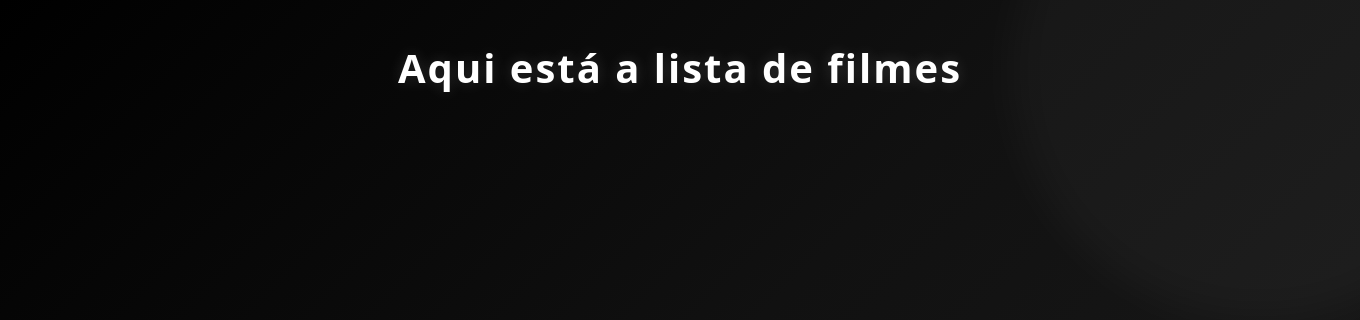
The app's page /admin/filmes (signed in), older data.
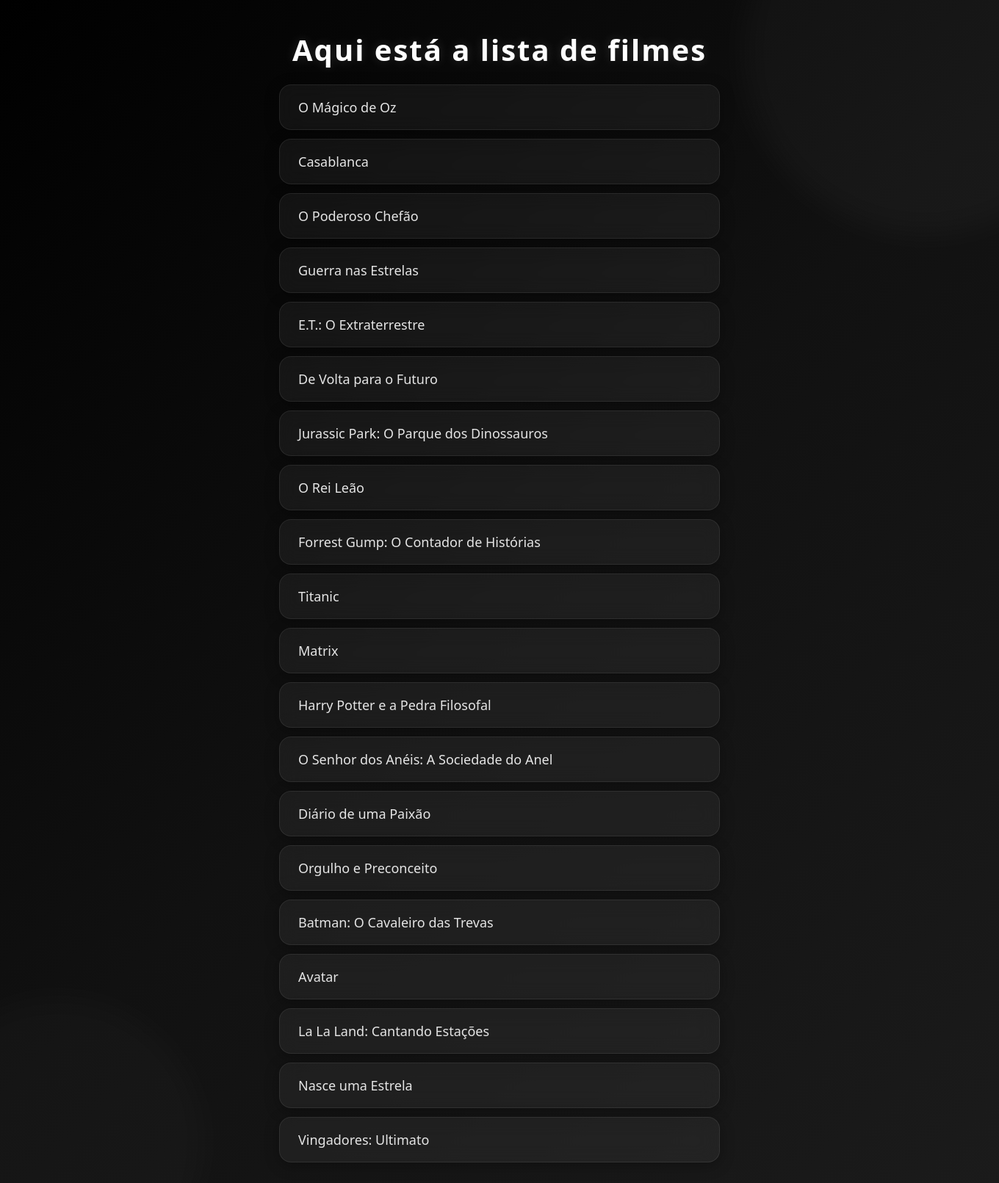
The same page, newer data.
### modelos/filmes.py (models this page shows, shortened)
class Filme(db.Model):
    __tablename__ = 'filmes'
    id = db.Column(db.Integer, primary_key=True)
    nome = db.Column(db.String(100), nullable=False)
    genero = db.Column(db.String(100), nullable=False)
    ano = db.Column(db.Integer, nullable=False)

### blueprints/bp_admin.py (the view)
@bpadmin.route('/filmes')
def listar_filmes():
    if 'admin' not in session:
        return redirect('/admin/login')
    filmes = FilmeDAO.listar()
    return render_template(
        'lista_filme.html',
        filmes=filmes
    )

### daos/filme_dao.py (called while the page is built)
    @staticmethod
    def listar():
        return Filme.query.all()

### templates/lista_filme.html (shortened to what this page needs)
<!DOCTYPE html>
<html lang="en">
<head>
    <link rel="stylesheet" href="../static/css/lista_filme.css">
</head>
<body>
    <h1>Aqui está a lista de filmes</h1>
    {% for filme in filmes %}
    <p>{{ filme.nome }}</p>
    {% endfor %}
</body>
</html>

### static/css/lista_filme.css (style rules this page uses)
* { margin: 0; padding: 0; box-sizing: border-box; font-family: 'Segoe UI', sans-serif; }
body { min-height: 100vh; display: flex; flex-direction: column; align-items: center; background: linear-gradient(135deg, #000000, #111111, #1b1b1b); color: white; padding: 40px; position: relative; overflow-x: hidden; }
body::before { content: ''; position: absolute; width: 500px; height: 500px; background: rgba(255, 255, 255, 0.03); border-radius: 50%; top: -180px; right: -150px; filter: blur(20px); }
body::after { content: ''; position: absolute; width: 400px; height: 400px; background: rgba(255, 255, 255, 0.02); border-radius: 50%; bottom: -120px; left: -120px; filter: blur(20px); }
h1 { margin-bottom: 20px; font-size: 40px; letter-spacing: 2px; text-shadow: 0 0 15px rgba(255, 255, 255, 0.15); z-index: 1; text-align: center; }
p { width: 600px; padding: 18px 25px; margin-bottom: 12px; border-radius: 16px; background: rgba(255, 255, 255, 0.05); backdrop-filter: blur(12px); border: 1px solid rgba(255, 255, 255, 0.08); box-shadow: 0 4px 20px rgba(0, 0, 0, 0.3); font-size: 18px; color: #e5e5e5; z-index: 1; transition: 0.3s ease; }

Row changes from the older to the newer data that the page shows:
added Filme: nome "O Mágico de Oz"
added Filme: nome "Casablanca"
added Filme: nome "O Poderoso Chefão"
added Filme: nome "Guerra nas Estrelas"
added Filme: nome "E.T.: O Extraterrestre"
added Filme: nome "De Volta para o Futuro"
added Filme: nome "Jurassic Park: O Parque dos Dinossauros"
added Filme: nome "O Rei Leão"
added Filme: nome "Forrest Gump: O Contador de Histórias"
added Filme: nome "Titanic"
added Filme: nome "Matrix"
added Filme: nome "Harry Potter e a Pedra Filosofal"
added Filme: nome "O Senhor dos Anéis: A Sociedade do Anel"
added Filme: nome "Diário de uma Paixão"
added Filme: nome "Orgulho e Preconceito"
added Filme: nome "Batman: O Cavaleiro das Trevas"
added Filme: nome "Avatar"
added Filme: nome "La La Land: Cantando Estações"
added Filme: nome "Nasce uma Estrela"
added Filme: nome "Vingadores: Ultimato"
